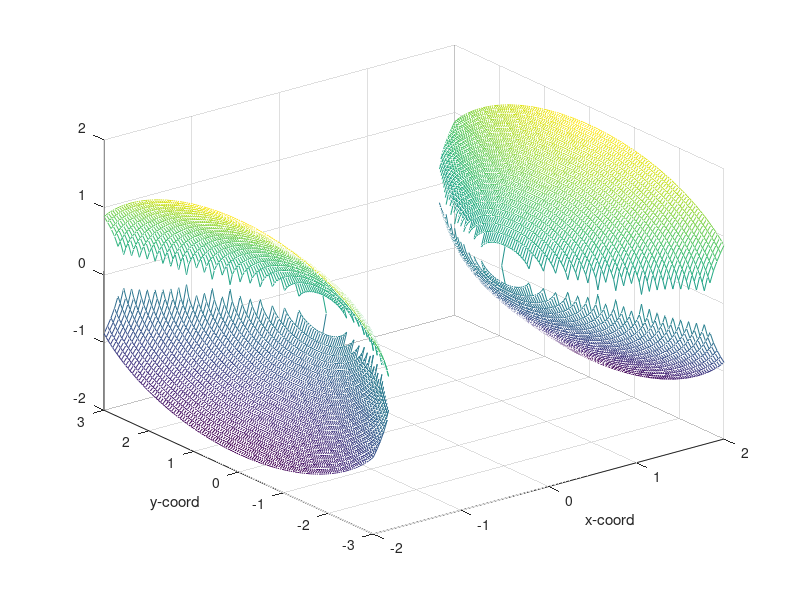
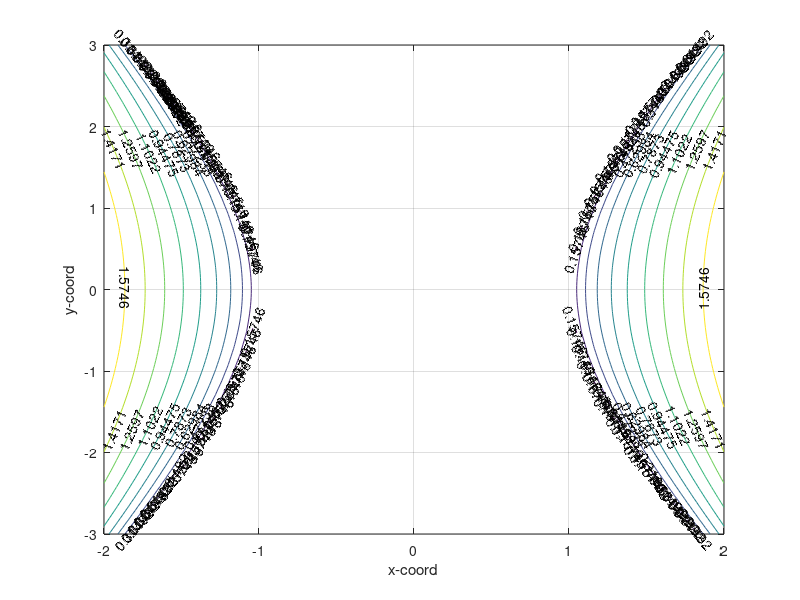

Reproduce these figures in MATLAB, in order.
% Disegno del iperboloide x^2/a^2-y^2/b^2-z^2=1
% Nota: vedremo un modo migliore per disegnarlo
% infatti il grafico "non e' bello" come dovrebbe
% il grafico e' ottenuto disegnando z=+/- sqrt(x^2/a^2-y^2/b^2-1)
clear all
clc

a=1; b=2;

% per un grafico "piu' bello" aumentare il numero di punti nelle 
% coordinate x e y, ma attenzione: non esagerare potrebbe bloccarsi il pc!
x=linspace(-2,2,101); 
y=linspace(-3,3,125);

[X,Y]=meshgrid(x,y);

Zp=sqrt(X.^2/a^2-Y.^2/b^2-1);
% elimino i punti con coordinata non reale
Zp(X.^2/a^2-Y.^2/b^2<1)=NaN; %NaN=not a number => matlab non lo disegna

Zm=-sqrt(X.^2/a^2-Y.^2/b^2-1);
% elimino i punti con coordinata non reale
Zm(X.^2/a^2-Y.^2/b^2<1)=NaN;

figure
mesh(X,Y,Zp)
hold on
mesh(X,Y,Zm)

xlabel('x-coord');
ylabel('y-coord');
grid on

% Disegno le curve di livello
figure
[cc,hh]=contour(X,Y,Zp);
clabel(cc,hh);
xlabel('x-coord');
ylabel('y-coord');
% axis equal
grid on